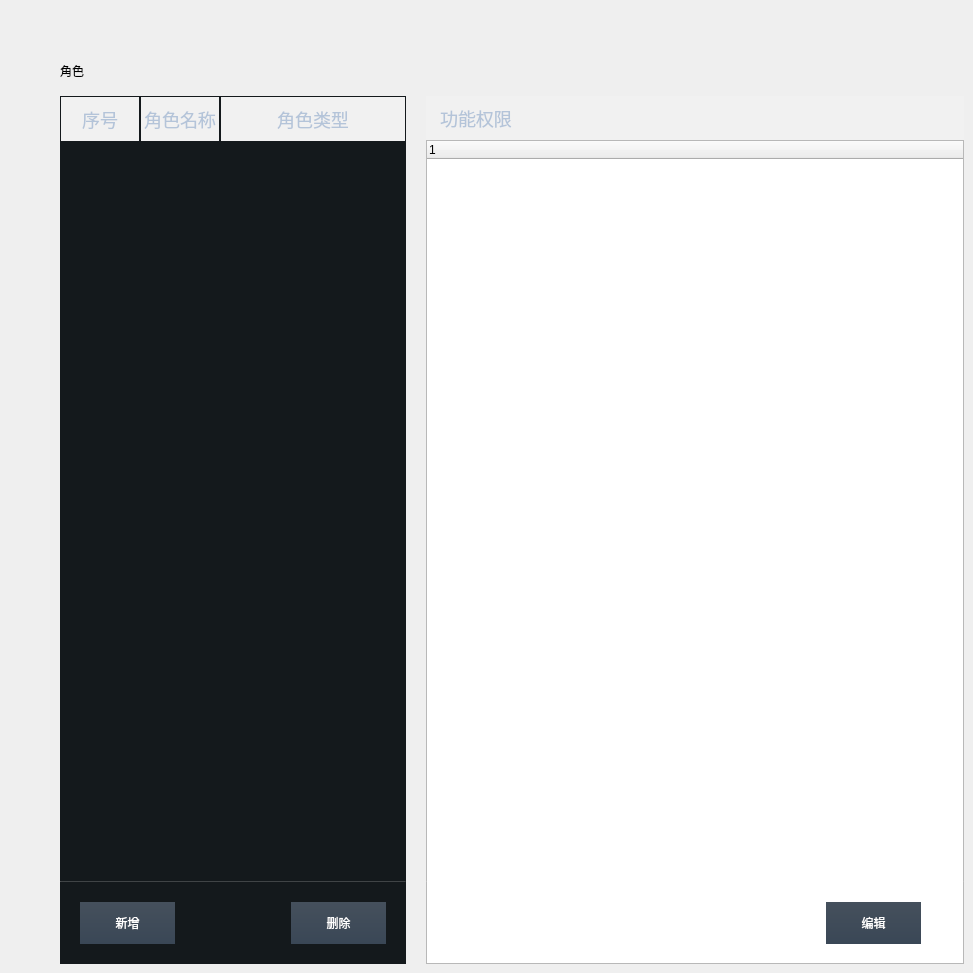
     <widget class="QCfgRolePage" name="page_18">
      <widget class="QTableWidget" name="ActorTableWidget">
       <property name="geometry">
        <rect>
         <x>60</x>
         <y>96</y>
         <width>346</width>
         <height>868</height>
        </rect>
       </property>
       <property name="minimumSize">
        <size>
         <width>0</width>
         <height>0</height>
        </size>
       </property>
       <property name="maximumSize">
        <size>
         <width>100000</width>
         <height>100000</height>
        </size>
       </property>
       <property name="focusPolicy">
        <enum>Qt::NoFocus</enum>
       </property>
       <property name="contextMenuPolicy">
        <enum>Qt::NoContextMenu</enum>
       </property>
       <property name="styleSheet">
        <string notr="true">QTableWidget{
color:#B4C4D9;
font: normal 16px Microsoft YaHei;
background-color:#14191C;
border:none;
}
QHeaderView::section{
background-color:rgba(255,255,255,0.1);
color:#B4C4D9;
font: normal 18px Microsoft YaHei;
border:1px solid #14191C;
height:44px;
}

QScrollBar:vertical
{
background: #2A3137;
width:8px; 
border:1px solid #303840;
border-radius:4px;
}
QScrollBar::handle:vertical
{
background:rgba(178,184,190,0.5);;
width:8px; 
border:1px solid #303840;
border-radius:4px;
}
QScrollBar::handle:vertical:hover{
background-color: #333b42;}

QScrollBar::handle:vertical:pressed{
background-color: #131516;}

QScrollBar::add-line:vertical{
background-color: transparent; }

QScrollBar::sub-line:vertical{
background-color: transparent; }
			
QScrollBar::add-page:vertical{
background-color:#1f2327;}
			
QScrollBar::sub-page:vertical{
background-color:#1f2327;}

QScrollBar:horizontal
{
background: #2A3137;
height:8px; 
border:1px solid #303840;
border-radius:4px;
}
QScrollBar::handle:horizontal
{
background:rgba(178,184,190,0.5);;
height:8px; 
border:1px solid #303840;
border-radius:4px;
}
QScrollBar::handle:horizontal:hover{
background-color: #333b42;}

QScrollBar::handle:horizontal:pressed{
background-color: #131516;}

QScrollBar::add-line:horizontal{
background-color: transparent; }

QScrollBar::sub-line:horizontal{
background-color: transparent; }
			
QScrollBar::add-page:horizontal{
background-color:#1f2327;}
			
QScrollBar::sub-page:horizontal{
background-color:#1f2327;}

QTableWidget::item
{   

}
QTableWidget::item::hover
{
background:transparent;
}
QTableWidget::item:selected
{   
background-color:qlineargradient(x1: 0, y1: 0, x2: 0, y2: 1,stop: 0 #3C8CE3,stop: 1.0 #206CC3);
color: #FFFFFF;
}

QMenu{
background-color:#1a1f22;
border-top: 0px solid #A9A9A9;
border-bottom:0px solid #A9A9A9;
}
QMenu::item
{
font-size: 14px;
color: #e1e8f1;
border-bottom:1px solid #4a525a;
background-color:transparent;
padding:10px 10px;
}
QMenu::item:selected
{
background-color:qlineargradient(x1: 0, y1: 0, x2: 0, y2: 1,stop: 0 #2fafd4,stop: 1.0 #0796df);
}</string>
       </property>
       <property name="verticalScrollBarPolicy">
        <enum>Qt::ScrollBarAsNeeded</enum>
       </property>
       <property name="horizontalScrollBarPolicy">
        <enum>Qt::ScrollBarAsNeeded</enum>
       </property>
       <property name="sizeAdjustPolicy">
        <enum>QAbstractScrollArea::AdjustIgnored</enum>
       </property>
       <property name="editTriggers">
        <set>QAbstractItemView::NoEditTriggers</set>
       </property>
       <property name="selectionMode">
        <enum>QAbstractItemView::SingleSelection</enum>
       </property>
       <property name="selectionBehavior">
        <enum>QAbstractItemView::SelectRows</enum>
       </property>
       <attribute name="horizontalHeaderDefaultSectionSize">
        <number>80</number>
       </attribute>
       <attribute name="horizontalHeaderHighlightSections">
        <bool>false</bool>
       </attribute>
       <attribute name="horizontalHeaderMinimumSectionSize">
        <number>25</number>
       </attribute>
       <attribute name="horizontalHeaderStretchLastSection">
        <bool>true</bool>
       </attribute>
       <attribute name="verticalHeaderHighlightSections">
        <bool>false</bool>
       </attribute>
       <column>
        <property name="text">
         <string>序号</string>
        </property>
       </column>
       <column>
        <property name="text">
         <string>角色名称</string>
        </property>
       </column>
       <column>
        <property name="text">
         <string>角色类型</string>
        </property>
       </column>
      </widget>
      <widget class="QLabel" name="label_14">
       <property name="geometry">
        <rect>
         <x>60</x>
         <y>60</y>
         <width>60</width>
         <height>21</height>
        </rect>
       </property>
       <property name="text">
        <string>角色</string>
       </property>
      </widget>
      <widget class="QPushButton" name="actorAddBtn">
       <property name="geometry">
        <rect>
         <x>80</x>
         <y>902</y>
         <width>95</width>
         <height>42</height>
        </rect>
       </property>
       <property name="styleSheet">
        <string notr="true">QPushButton
{
font: 16px &quot;Microsoft YaHei&quot;;
color:#FFFFFF;
background-color:qlineargradient(x1: 0, y1: 0, x2: 0, y2: 1,stop: 0 #45505C,stop: 1.0 #3A4756);
border:none;
}

QPushButton:hover
{
background-color:qlineargradient(x1: 0, y1: 0, x2: 0, y2: 1,stop: 0 rgba(69, 80, 92, 0.9),stop: 1.0 rgba(58, 71, 86, 0.9));
}

QPushButton:pressed
{
background-color:#131516;
}</string>
       </property>
       <property name="text">
        <string>新增</string>
       </property>
      </widget>
      <widget class="QPushButton" name="actorDeleteBtn">
       <property name="geometry">
        <rect>
         <x>291</x>
         <y>902</y>
         <width>95</width>
         <height>42</height>
        </rect>
       </property>
       <property name="styleSheet">
        <string notr="true">QPushButton
{
font: 16px &quot;Microsoft YaHei&quot;;
color:#FFFFFF;
background-color:qlineargradient(x1: 0, y1: 0, x2: 0, y2: 1,stop: 0 #45505C,stop: 1.0 #3A4756);
border:none;
}

QPushButton:hover
{
background-color:qlineargradient(x1: 0, y1: 0, x2: 0, y2: 1,stop: 0 rgba(69, 80, 92, 0.9),stop: 1.0 rgba(58, 71, 86, 0.9));
}

QPushButton:pressed
{
background-color:#131516;
}</string>
       </property>
       <property name="text">
        <string>删除</string>
       </property>
      </widget>
      <widget class="Line" name="line_2">
       <property name="geometry">
        <rect>
         <x>60</x>
         <y>881</y>
         <width>346</width>
         <height>1</height>
        </rect>
       </property>
       <property name="styleSheet">
        <string notr="true">width:346px;
height:1px;
background:rgba(255,255,255,0.1);</string>
       </property>
       <property name="orientation">
        <enum>Qt::Horizontal</enum>
       </property>
      </widget>
      <widget class="QLabel" name="label_15">
       <property name="geometry">
        <rect>
         <x>426</x>
         <y>96</y>
         <width>538</width>
         <height>44</height>
        </rect>
       </property>
       <property name="styleSheet">
        <string notr="true">QLabel{background-color:rgba(255,255,255,0.1);
color:#B4C4D9;
font: normal 18px Microsoft YaHei;
}</string>
       </property>
       <property name="text">
        <string>   功能权限</string>
       </property>
      </widget>
      <widget class="QTreeWidget" name="treeWidget">
       <property name="geometry">
        <rect>
         <x>426</x>
         <y>140</y>
         <width>538</width>
         <height>824</height>
        </rect>
       </property>
       <column>
        <property name="text">
         <string notr="true">1</string>
        </property>
       </column>
      </widget>
      <widget class="Line" name="line_3">
       <property name="geometry">
        <rect>
         <x>426</x>
         <y>881</y>
         <width>538</width>
         <height>1</height>
        </rect>
       </property>
       <property name="styleSheet">
        <string notr="true">width:346px;
height:1px;
background:rgba(255,255,255,0.1);</string>
       </property>
       <property name="orientation">
        <enum>Qt::Horizontal</enum>
       </property>
      </widget>
      <widget class="QPushButton" name="pushButton">
       <property name="geometry">
        <rect>
         <x>826</x>
         <y>902</y>
         <width>95</width>
         <height>42</height>
        </rect>
       </property>
       <property name="styleSheet">
        <string notr="true">QPushButton
{
font: 16px &quot;Microsoft YaHei&quot;;
color:#FFFFFF;
background-color:qlineargradient(x1: 0, y1: 0, x2: 0, y2: 1,stop: 0 #45505C,stop: 1.0 #3A4756);
border:none;
}

QPushButton:hover
{
background-color:qlineargradient(x1: 0, y1: 0, x2: 0, y2: 1,stop: 0 rgba(69, 80, 92, 0.9),stop: 1.0 rgba(58, 71, 86, 0.9));
}

QPushButton:pressed
{
background-color:#131516;
}</string>
       </property>
       <property name="text">
        <string>编辑</string>
       </property>
      </widget>
     </widget>
